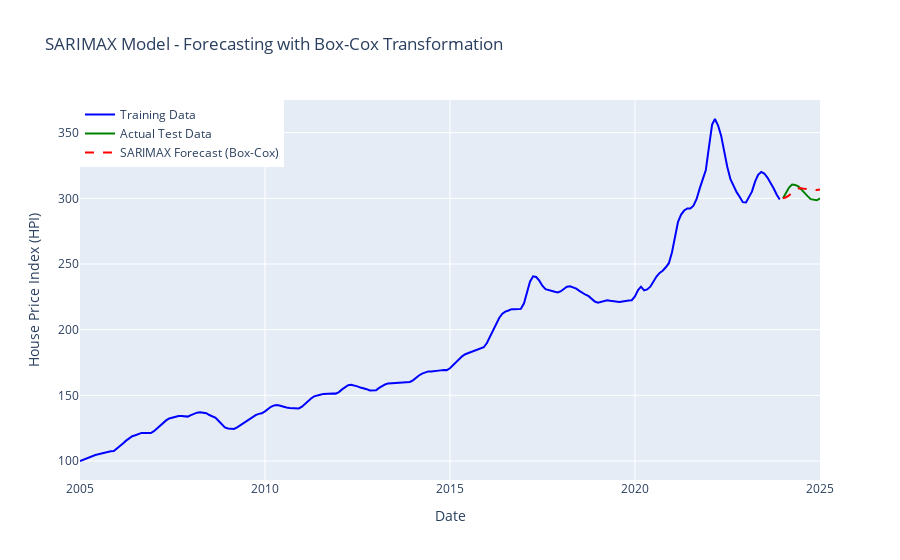

The cell this chart's notebook holds for it:
### Code cell
sarimax_result = sarimax_model.fit()

# Predict on Test Data
test_forecast_boxcox = sarimax_result.predict(start=len(train),
                                              end=len(train) + len(test) - 1,
                                              exog=test_exog, dynamic=True)

# **Inverse Box-Cox Transformation**
test_forecast = inv_boxcox(test_forecast_boxcox, lambda_)

# Evaluate Model Performance
rmse = np.sqrt(mean_squared_error(test["Composite_HPI"], test_forecast))
mape = mean_absolute_percentage_error(test["Composite_HPI"], test_forecast) * 100

print(f"\n Model Performance on Test Set (After Box-Cox):")
print(f" RMSE: {rmse:.2f}")
print(f" MAPE: {mape:.2f}%")

# Plot Predictions
import plotly.graph_objects as go

fig = go.Figure()

# Add Historical Data
fig.add_trace(go.Scatter(x=train.index, y=train["Composite_HPI"], mode="lines", name="Training Data", line=dict(color="blue")))
fig.add_trace(go.Scatter(x=test.index, y=test["Composite_HPI"], mode="lines", name="Actual Test Data", line=dict(color="green")))

# Add SARIMAX Predictions
fig.add_trace(go.Scatter(x=test.index, y=test_forecast, mode="lines", name="SARIMAX Forecast (Box-Cox)", line=dict(color="red", dash="dash")))

# Layout Settings
fig.update_layout(title="SARIMAX Model - Forecasting with Box-Cox Transformation",
                  xaxis_title="Date",
                  yaxis_title="House Price Index (HPI)",
                  legend=dict(x=0, y=1),
                  hovermode="x")

# Show interactive plot
fig.show()

### Figure 1 — Plotly figure (JSON) as saved in the notebook; plotly's stock layout.template omitted (floating-point values rounded to 4 significant figures; data arrays with more than 128 entries replaced by an {"elided": "..."} marker saying what was removed)
{"data": [{"line": {"color": "blue"}, "mode": "lines", "name": "Training Data", "type": "scatter", "x": {"elided": "228 str values"}, "y": {"elided": "228 float values"}}, {"line": {"color": "green"}, "mode": "lines", "name": "Actual Test Data", "type": "scatter", "x": ["2024-01-01T00:00:00.000000000", "2024-02-01T00:00:00.000000000", "2024-03-01T00:00:00.000000000", "2024-04-01T00:00:00.000000000", "2024-05-01T00:00:00.000000000", "2024-06-01T00:00:00.000000000", "2024-07-01T00:00:00.000000000", "2024-08-01T00:00:00.000000000", "2024-09-01T00:00:00.000000000", "2024-10-01T00:00:00.000000000", "2024-11-01T00:00:00.000000000", "2024-12-01T00:00:00.000000000", "2025-01-01T00:00:00.000000000"], "y": [299.8, 304.8, 308.2, 310.5, 310.2, 309.1, 306.6, 303.6, 301.7, 299.4, 299.1, 298.5, 300.0]}, {"line": {"color": "red", "dash": "dash"}, "mode": "lines", "name": "SARIMAX Forecast (Box-Cox)", "type": "scatter", "x": ["2024-01-01T00:00:00.000000000", "2024-02-01T00:00:00.000000000", "2024-03-01T00:00:00.000000000", "2024-04-01T00:00:00.000000000", "2024-05-01T00:00:00.000000000", "2024-06-01T00:00:00.000000000", "2024-07-01T00:00:00.000000000", "2024-08-01T00:00:00.000000000", "2024-09-01T00:00:00.000000000", "2024-10-01T00:00:00.000000000", "2024-11-01T00:00:00.000000000", "2024-12-01T00:00:00.000000000", "2025-01-01T00:00:00.000000000"], "y": [300.0, 300.8, 302.2, 304.4, 306.5, 307.6, 307.7, 307.2, 306.9, 307.0, 306.5, 306.3, 306.8]}], "layout": {"hovermode": "x", "legend": {"x": 0, "y": 1}, "title": {"text": "SARIMAX Model - Forecasting with Box-Cox Transformation"}, "xaxis": {"title": {"text": "Date"}}, "yaxis": {"title": {"text": "House Price Index (HPI)"}}}}
